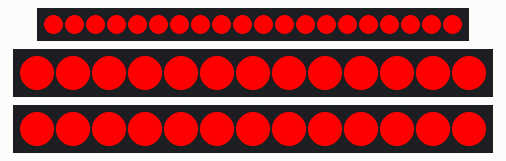
Recording of a sketch running on a simulated ESP32. Parts: 20 RGB LEDs in strip order, left to right, 2 × 13 RGB LEDs in strip order, left to right. WiFi joins after 1.5 s; servers stay silent unless stated; random numbers use the default seed unless the sketch sets one; no MQTT or app messages arrive unless stated.

Above: at 0.1 s.
At 4.6 s:
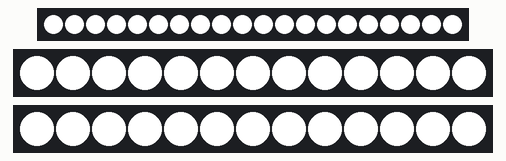
At 12.93 s:
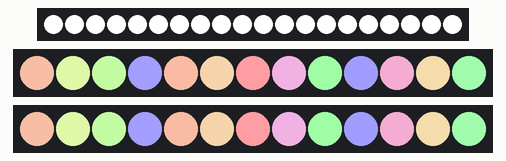
At 14.44 s:
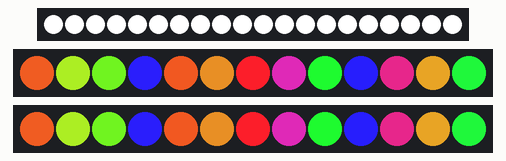
At 20.8 s:
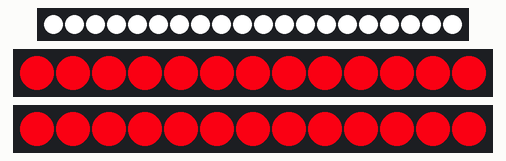
At 39.61 s:
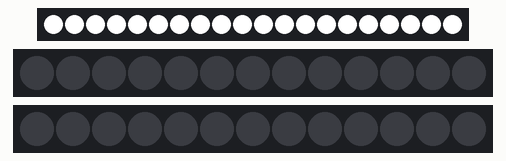

The sketch:

sketch.ino
```cpp
/**
 * @file sketch.ino
 * @author Brett Lempereur
 *
 * Embedded lighting controller for the DoES Liverpool radio tower.
 */

#include <SPI.h>
#include <WiFi.h>

#include <FastAnimation.h>
#include <FastLED.h>
#include <PubSubClient.h>

// Base light configuration.
const uint8_t BASE_COUNT = 20;
const uint8_t BASE_PIN = 3;

// Brand light configuration.
const uint8_t BRAND_COUNT = 13;
const uint8_t BRAND_PIN_LEFT = 5;
const uint8_t BRAND_PIN_RIGHT = 6;
const uint8_t BRAND_FUNCTIONS = 3;

// Wireless network configuration.
char* WIFI_SSID = "";
char* WIFI_KEY = "";

// Messaging configuration.
char* MQTT_ID = "arduino-beaconbot";
char* MQTT_SERVER = "m20.cloudmqtt.com";
int MQTT_PORT = 11475;
char* MQTT_USER = "arduino";
char* MQTT_PASSWORD = "arduinopassword";
char* MQTT_TOPIC = "beacon/colour";

// Animation configuration.
const uint8_t ANIM_RATE = 8;
const uint8_t ANIM_COUNT = 7;
Animation* ANIM_TYPES[] = {
    new Blink(16, CRGB::Black),
    new Blink(16, CRGB::White),
    new Chase(CRGB::Black),
    new Chase(CRGB::White),
    new RandomWipe(255, 255),
    new RandomSolidFade(255, 255),
    new RandomFade(BRAND_COUNT, 255, 255)
};

// Base lighting status.
CRGB base_leds[BASE_COUNT];

// Brand lighting status.
CRGB brand_leds_last[BRAND_COUNT];
CRGB brand_leds[BRAND_COUNT];

// Animation controller.
RandomAnimator brand_animator(ANIM_TYPES, ANIM_COUNT);

// add a prototype for the on_colour function ahead of the PubSubClient initialiser
void on_colour(char* topic, uint8_t* payload, unsigned int length);

// Messaging status.
WiFiClient mqtt_wifi;
PubSubClient mqtt(MQTT_SERVER, MQTT_PORT, on_colour, mqtt_wifi);

/**
 * Initialise the board.
 */
void setup()
{

#ifdef DEBUG
    // Initialise the serial port for debugging.
    Serial.begin(115200);
    Serial.println(F("start does_tower"));
#endif

    // Initialise the lighting strip.
    FastLED.addLeds<WS2812, BASE_PIN, GRB>(base_leds, BASE_COUNT);
    FastLED.addLeds<WS2812, BRAND_PIN_LEFT, GRB>(brand_leds, BRAND_COUNT);
    FastLED.addLeds<WS2812, BRAND_PIN_RIGHT, GRB>(brand_leds, BRAND_COUNT);

    // Indicate that we're trying to connect to WiFi.
    fill_solid(base_leds, BASE_COUNT, CRGB::Red);
    fill_solid(brand_leds, BRAND_COUNT, CRGB::Red);
    FastLED.show();

    // Connect to the WiFi network.
    if (WiFi.status() == WL_NO_SHIELD) {
#ifdef DEBUG
        Serial.println("No wireless shield installed.");
#endif
        while (true);
    } else {
        while (WiFi.status() != WL_CONNECTED) {
#ifdef DEBUG
            Serial.print("Connecting to SSID: ");
            Serial.println(WIFI_SSID);
#endif
            WiFi.begin(WIFI_SSID, WIFI_KEY);
        }
    }
#ifdef DEBUG
    Serial.print("Connected to network: ");
    Serial.print(WiFi.localIP());
    Serial.print(", gateway: ");
    Serial.println(WiFi.gatewayIP());
#endif

    // Indicate that we have connected to Wi-Fi.
    fill_solid(base_leds, BASE_COUNT, CRGB::Green);
    fill_solid(brand_leds, BRAND_COUNT, CRGB::Green);
    FastLED.show();

    // Check connectivity.
#ifdef DEBUG
    Serial.println("Checking connection: www.google.com:80");
#endif
    while (!mqtt_wifi.connect("www.google.com", 80)) {
#ifdef DEBUG
        Serial.println("Could not connect to: www.google.com:80");
#endif
        delay(1000);
    }
#ifdef DEBUG
    Serial.println("Connected to: www.google.com:80");
#endif
    mqtt_wifi.stop();

    // Indicate that we have connected to the test server.
    fill_solid(base_leds, BASE_COUNT, CRGB::Blue);
    fill_solid(brand_leds, BRAND_COUNT, CRGB::Blue);
    FastLED.show();

    // Connect to the messaging server and subscribe.
#ifdef DEBUG
    Serial.print("Connecting to messaging server: ");
    Serial.print(MQTT_SERVER);
    Serial.print(":");
    Serial.println(MQTT_PORT);
#endif
    while (!mqtt.connect(MQTT_ID, MQTT_USER, MQTT_PASSWORD)) {
#ifdef DEBUG
        Serial.println("Retrying connection to messaging server.");
#endif
        delay(1000);
    }
#ifdef DEBUG
    Serial.print("Subscribing to topic: ");
    Serial.println(MQTT_TOPIC);
#endif
    mqtt.subscribe(MQTT_TOPIC);

    // Indicate that we have completed initialisation.
    fill_solid(base_leds, BASE_COUNT, CRGB::White);
    fill_solid(brand_leds, BRAND_COUNT, CRGB::White);
    fill_solid(brand_leds_last, BRAND_COUNT, CRGB::White);
    FastLED.show();

#ifdef DEBUG
    // Debug messaging.
    Serial.println("Initialisation complete, waiting for messages.");
#endif

}

/**
 * Update the static lights and check for messages.
 */
void loop()
{

    // Try to process messages from the messaging server, and if we're
    // disconnected attempt to reconnect.
    if (!mqtt.loop()) {
#ifdef DEBUG
        Serial.println("Disconnected from messaging server, reconnecting.");
#endif
        while (!mqtt.connect("arduino-beaconbot", MQTT_USER, MQTT_PASSWORD)) {
#ifdef DEBUG
            Serial.println("Retrying connection to messaging server.");
#endif
        }
#ifdef DEBUG
        Serial.println("Reconnected to messaging server.");
        Serial.print("Subscribing to topic: ");
        Serial.println(MQTT_TOPIC);
#endif
        mqtt.subscribe(MQTT_TOPIC);
    }

    // Step the lights through the animation without delaying so that we
    // minimise missed MQTT PING messages.
    if (millis() % ANIM_RATE == 0) {
        brand_animator.update(brand_leds, brand_leds_last, BRAND_COUNT);
        FastLED.show();
    }

}

/**
 * Called whenever an updated colour is received from the controlling
 * software.
 */
void on_colour(char* topic, uint8_t* payload, unsigned int length)
{

    // Payload length must be three bytes.
    if (length != 3) {
#ifdef DEBUG
        Serial.print("Invalid message of length: ");
        Serial.println(length);
#endif
        return;
    }

    // Convert the colour.
    CRGB *colour = (CRGB*)payload;

    // Debug messaging.
#ifdef DEBUG
    Serial.print("Received message on topic '");
    Serial.print(topic);
    Serial.print("', setting colour to ");
    Serial.print(colour->r);
    Serial.print(",");
    Serial.print(colour->g);
    Serial.print(",");
    Serial.println(colour->b);
#endif

    // Update the colour of the display.
    fill_solid(base_leds, BASE_COUNT, *colour);
    FastLED.show();

}
```

Blink.cpp
```cpp
/**
 * @file Blink.cpp
 * @author Brett Lempereur
 *
 * Blinking light animation.
 */

#include "FastAnimation.h"

Blink::Blink(uint8_t divisor, CRGB colour)
{
    _divisor = divisor;
    _colour = colour;
}

void Blink::begin()
{

}

void Blink::animate(CRGB* now, const CRGB* last, const uint8_t n, const uint8_t f)
{
    if ((f / _divisor) % 2 == 0) {
        fill_solid(now, n, _colour);
    } else {
        memcpy(now, last, sizeof(CRGB) * n);
    }
}
```

Chase.cpp
```cpp
/**
 * @file Chase.cpp
 * @author Brett Lempereur
 *
 * Chase a colour along the lights.
 */

#include "FastAnimation.h"

Chase::Chase(CRGB colour)
{
    _colour = colour;
}

void Chase::begin()
{

}

void Chase::animate(CRGB* now, const CRGB* last, const uint8_t n, const uint8_t f)
{
    uint8_t k = scale8(f, n);

    // Ensure that the last light is always enabled at the end of the
    // animation.
    if (f == 255) {
        memcpy(now, last, sizeof(CRGB) * n);
    } else {
        if (k > 0) {
            now[k-1] = last[k-1];
        }
        now[k] = _colour;
    }
}
```

RandomAnimator.cpp
```cpp
/**
 * @file RandomAnimator.cpp
 * @author Brett Lempereur
 *
 * Randomly animate lights.
 */

#include "FastAnimation.h"

RandomAnimator::RandomAnimator(Animation* animations[], const uint8_t count)
{
    _animations = animations;
    _count = count;
    _frame = 255;
    _current = 0;
}

void RandomAnimator::update(CRGB* now, CRGB* last, const uint8_t n)
{
    _animations[_current]->animate(now, last, n, _frame);
    if (_frame++ == 255) {
        memcpy(last, now, sizeof(CRGB) * n);
        _frame = 0;
        _current = random8(_count);
        _animations[_current]->begin();
    }
}
```

RandomFade.cpp
```cpp
/**
 * @file RandomFade.cpp
 * @author Brett Lempereur
 *
 * Fade all of the lights to random colours.
 */

#include "FastAnimation.h"

RandomFade::RandomFade(const uint8_t count, const uint8_t s, const uint8_t v)
{
    _count = count;
    _s = s;
    _v = v;
    _lights = new CRGB[count];
}

RandomFade::~RandomFade()
{
    delete[] _lights;
}

void RandomFade::begin()
{
    CHSV rhsv(0, _s, _v);

    for (int i = 0; i < _count; i++) {
        rhsv.h = random8();
        _lights[i] = rhsv;
    }
}

void RandomFade::animate(CRGB* now, const CRGB* last, const uint8_t n, const uint8_t f)
{
    for (int i = 0; i < n; i++) {
        now[i].r = lerp8by8(last[i].r, _lights[i].r, f);
        now[i].g = lerp8by8(last[i].g, _lights[i].g, f);
        now[i].b = lerp8by8(last[i].b, _lights[i].b, f);
    }
}
```

RandomSolidFade.cpp
```cpp
/**
 * @file RandomSolidFade.cpp
 * @author Brett Lempereur
 *
 * Fade all of the lights to a single random colour.
 */

#include "FastAnimation.h"

RandomSolidFade::RandomSolidFade(uint8_t s, uint8_t v)
{
    _thsv.s = s;
    _thsv.v = v;
}

void RandomSolidFade::begin()
{
    _thsv.h = random8();
    _trgb = _thsv;
}

void RandomSolidFade::animate(CRGB* now, const CRGB* last, const uint8_t n, const uint8_t f)
{
    CRGB c;

    c.r = lerp8by8(last[0].r, _trgb.r, f);
    c.g = lerp8by8(last[0].g, _trgb.g, f);
    c.b = lerp8by8(last[0].b, _trgb.b, f);
    fill_solid(now, n, c);
}
```

RandomWipe.cpp
```cpp
/**
 * @file RandomWipe.cpp
 * @author Brett Lempereur
 *
 * Changes lights from left to right to a randomly generated colour.
 */

#include "FastAnimation.h"

RandomWipe::RandomWipe(uint8_t s, uint8_t v)
{
    _thsv.s = s;
    _thsv.v = v;
}

void RandomWipe::begin()
{
    _thsv.h = random8();
    _trgb = _thsv;
}

void RandomWipe::animate(CRGB* now, const CRGB* last, const uint8_t n, const uint8_t f)
{
    uint8_t k = scale8(f, n);
    now[k] = _trgb;
}
```
